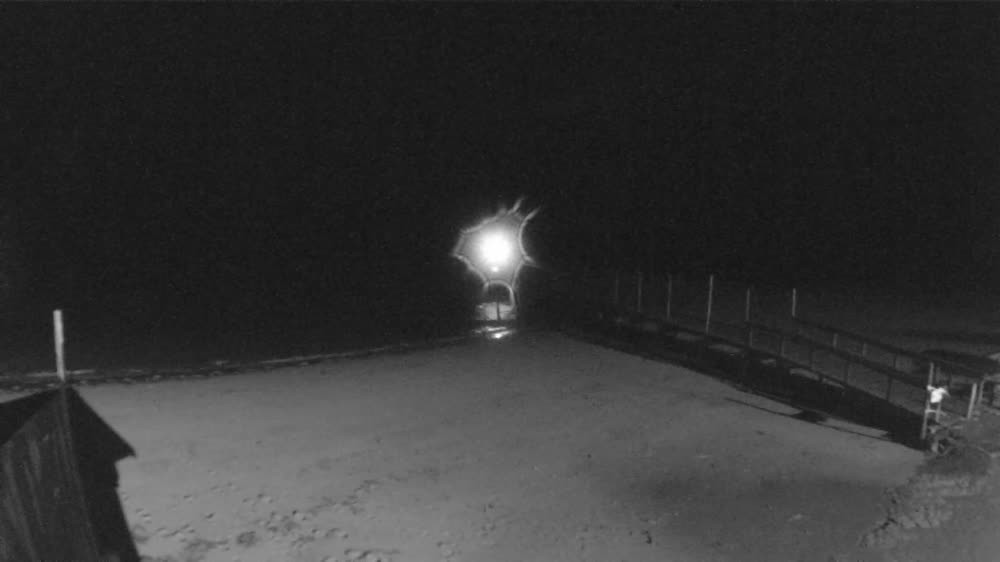
#> input picture pics/2019-02-02_20-02-14.jpg, 1000 x 562 px; its folder holds 4 pictures in this run
$ python timelapser.py pics/2019-02-02_20-02-14.jpg   (Python 2 division)
#> lines starting #> are read from the running program, lines starting #| are printed output that depends on the picture
#!/usr/bin/python
# -*- coding: cp1252 -*-


'''

Takes a directory of pics and makes a timelapse using ffmpeg.

Here's a sample of the output: vimeo.com/316945847

Can also add a timestamp to the pictures. It gets the timestamp from the filename, which it expects to be in this format:

2019-02-03_02-06-15.jpg

Can disable timestamps if your filenames don't have that format.

Build to be used with cam_downloader.py, but should work with any directory of images.

Uses this ffmpeg command, but can modify it to taste below:

ffmpeg.exe -y -r 80 -f concat -safe 0 -i imagepaths.txt -vcodec libx264 -s 1280x720 -crf 18 -preset slow -r 30 output.mp4

Untested on Python 3 (tested using Python 2.7).


'''


import sys, os, subprocess, time
from datetime import datetime


# figure out the current directory
if getattr(sys, 'frozen', False): current_directory = os.path.dirname(sys.executable)
else: current_directory = os.path.dirname( os.path.abspath(sys.argv[0]) )


###########################
# SET A FEW PARAMTERS HERE
###########################

# what's the directory with all the pics?
pics_dname = os.path.abspath(current_directory + "/pics")

# the output filename (will add a number to it if it exists)
output_fname = current_directory + "/output/output.mp4"

# path to FFMPEG
ffmpeg = os.path.abspath(current_directory + "/ffmpeg.exe")

# add timestamps to the pics?
# Note that it uses the filename to build the timestamp. Edit the format inside overlay_timestamp() as needed
# Disable this if not adding timelapses
add_timestamps = 1

# if using timestamps, setting this to True will use the existing timestamp file if it already exists
reuse_timestamped_pics = 0

# if there's a limit (used for troubleshooting)
# 0 for no limit
number_of_pics_limit = 0

# can skip rebuilding the pic list (for troubleshooting)
rebuild_pic_list = 1

# set FFMPEG params directly in the command building section below


if add_timestamps:
    # import PIL only if adding timestamps
    from PIL import Image
    from PIL import ImageFont
    from PIL import ImageDraw


# Add a timestamp to the pic based on it's filename.
# from https://www.amphioxus.org/content/timelapse-time-stamp-overlay
def overlay_timestamp(pic_fname):

#> called with pic_fname = 'pics/2019-02-02_20-02-14.jpg'
    basename = os.path.basename(pic_fname)
    basename_no_ext = os.path.splitext(basename)[0]

    new_filename = os.path.abspath( os.path.dirname(pic_fname) + "/resized/" + basename )

    if reuse_timestamped_pics and os.path.exists(new_filename): return new_filename

    print ( "Adding a timestamp to %s" % os.path.basename(pic_fname) )

    font = ImageFont.truetype(current_directory + "/fonts/HelveticaNeue-Black.otf", 25)
    fontsmall = ImageFont.truetype(current_directory + "/fonts/HelveticaNeue-Black.otf", 20)
    fontcolor = (238,161,6)

    img = Image.open(pic_fname)
#> img is the input picture: PIL image 1000x562 RGB; min 17, max 255, mean 51.9

    #widthtarget = 1920
    #heighttarget = 1080

    widthtarget = img.size[0]
#> widthtarget = 1000
    heighttarget = img.size[1]
#> heighttarget = 562


    # Make a datetime object from the file's timestamp (currently for example 2017-12-29_21-42-19.jpg)
    dt = datetime.strptime(basename_no_ext, '%Y-%m-%d_%H-%M-%S')

    # format each line
    date = dt.strftime("%Y-%m-%d")
    hour = dt.strftime("%I:%M%p").lower().lstrip("0")

    # get a drawing context
    draw = ImageDraw.Draw(img)

    # fine tune the position of the timestamps
    voffset = 20
    hoffset = 15

    # line 1 (the hour)
    #draw.text((widthtarget-160+hoffset, heighttarget-90+voffset), hour, fontcolor, font=font)

    # line 2 (the date)
    draw.text(( widthtarget-160+hoffset, heighttarget-60+voffset), date, fontcolor, font=fontsmall)

    try: os.makedirs( os.path.dirname(new_filename) )
    except: pass

    img.save(new_filename, quality=90)
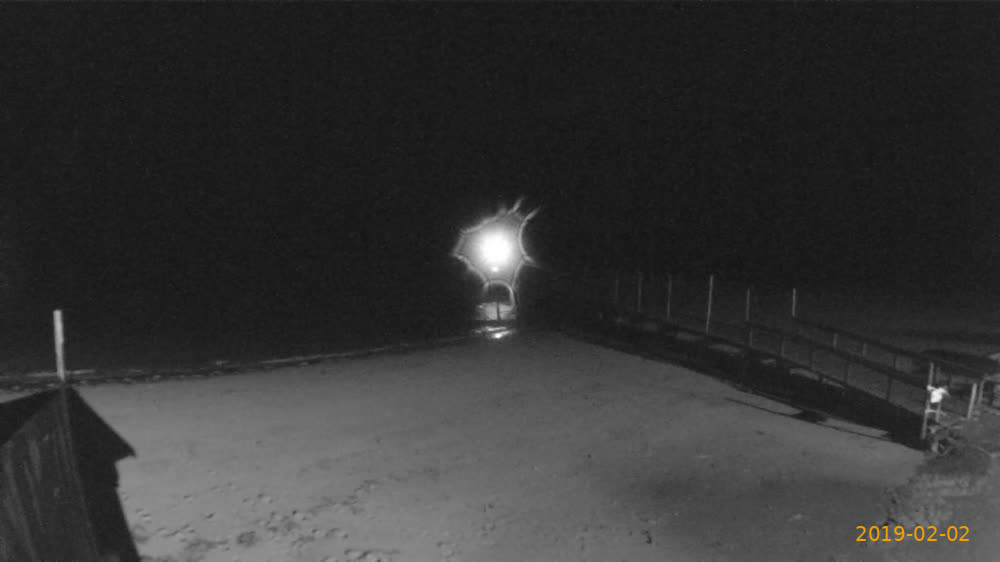
#> saved as 2019-02-02_20-02-14.jpg: PIL image 1000x562 RGB; mean R, G, B 52, 51.9, 51.8

    return new_filename


textfile_fname = os.path.abspath(current_directory + "/temp/imagepaths.txt")
start_time = time.time()
delete_counter = 0
pics = []

if rebuild_pic_list:

    print ( "Making a listing of all the files in %s" % pics_dname )

    pics_raw = os.listdir(pics_dname)
    print ( "Found %s files in the directory..." % len(pics_raw) )
    for p in pics_raw:

        fname_full = os.path.abspath(pics_dname + "/" + p)

        try: ext = os.path.splitext(p)[1].lower()
        except: continue

        if ext != ".jpeg" and ext != ".jpg": continue # skip non image files

        # check filesizes
        fsize = os.stat(fname_full).st_size
        if fsize < 2000:
            print ( "Discarding %s because it's %s bytes..." % (fname_full, fsize) )

            # delete it? %% should just move it to /deleted or something
            os.unlink(fname_full)

            delete_counter += 1
            continue


        # add a timestamp?
        if add_timestamps: fname_full = overlay_timestamp(fname_full)


        pics.append(fname_full)


        # hard limit the number of pics?
        if number_of_pics_limit:
            if len(pics) > number_of_pics_limit:
                print ( "Limited the number of pics to number_of_pics_limit of %s (now have %s)" % (number_of_pics_limit, len(pics) ) )
                break
#> pass 2 of the loop `for p in pics_raw:`:
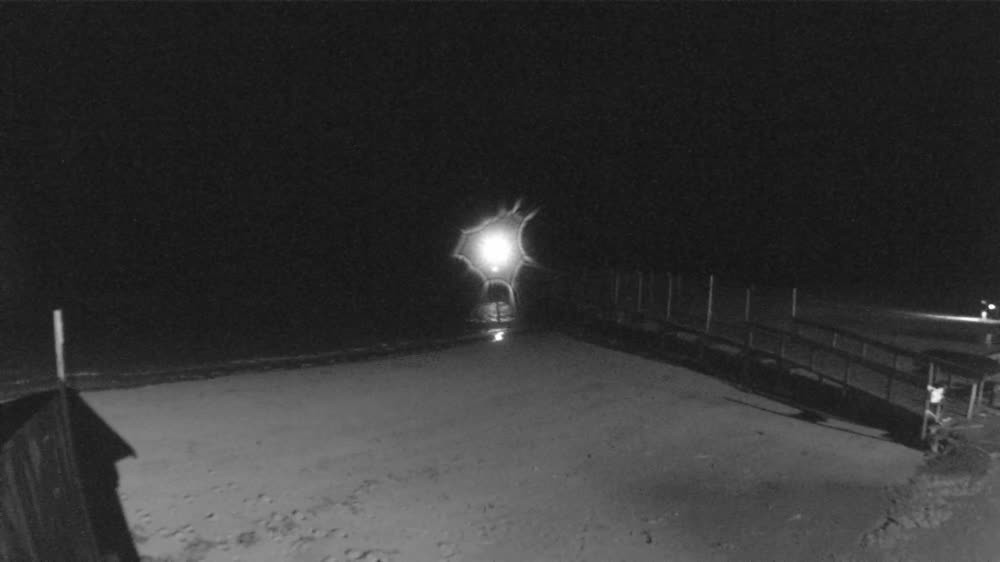
#> input picture pics/2019-02-02_20-03-14.jpg, 1000 x 562 px
#> in overlay_timestamp, img is the input picture: PIL image 1000x562 RGB; min 17, max 255, mean 51.3
#> in overlay_timestamp (call 2), `img.save(new_filename, quality=90)`:
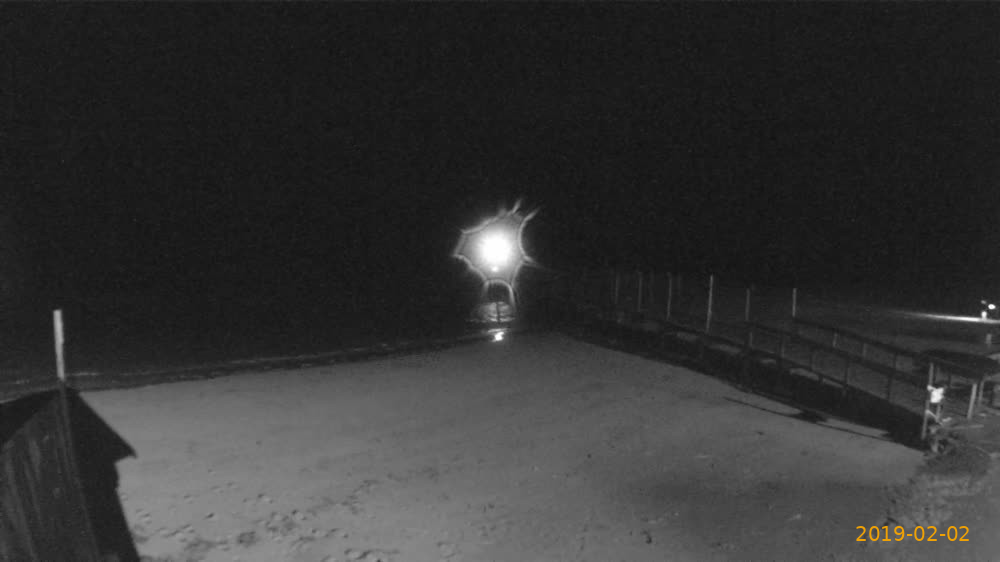
#> saved as 2019-02-02_20-03-14.jpg: PIL image 1000x562 RGB; mean R, G, B 51.5, 51.4, 51.3
#> pass 3 of the loop `for p in pics_raw:`:
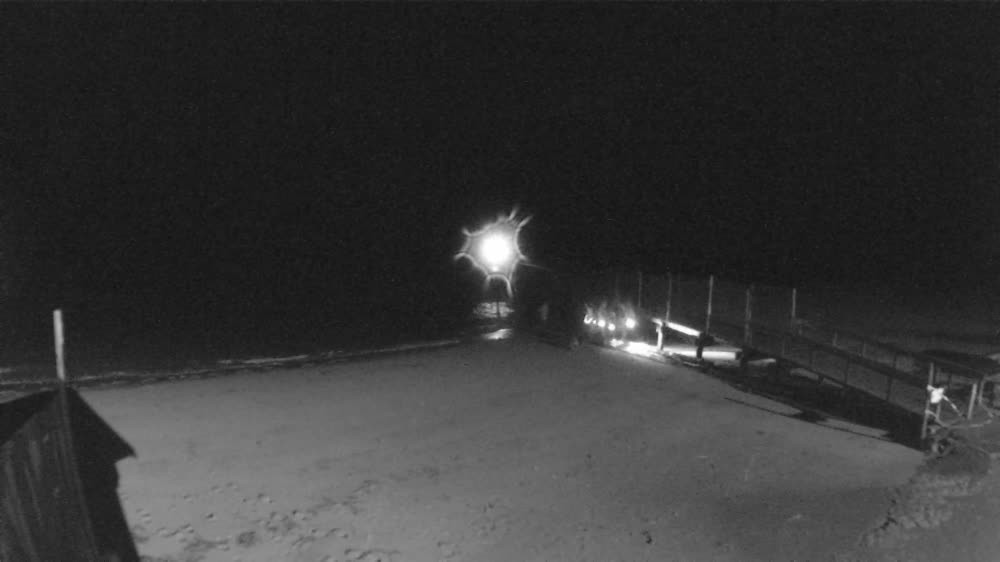
#> input picture pics/2019-02-02_20-07-16.jpg, 1000 x 562 px
#> in overlay_timestamp, img is the input picture: PIL image 1000x562 RGB; min 15, max 255, mean 53.8
#> in overlay_timestamp (call 3), `img.save(new_filename, quality=90)`:
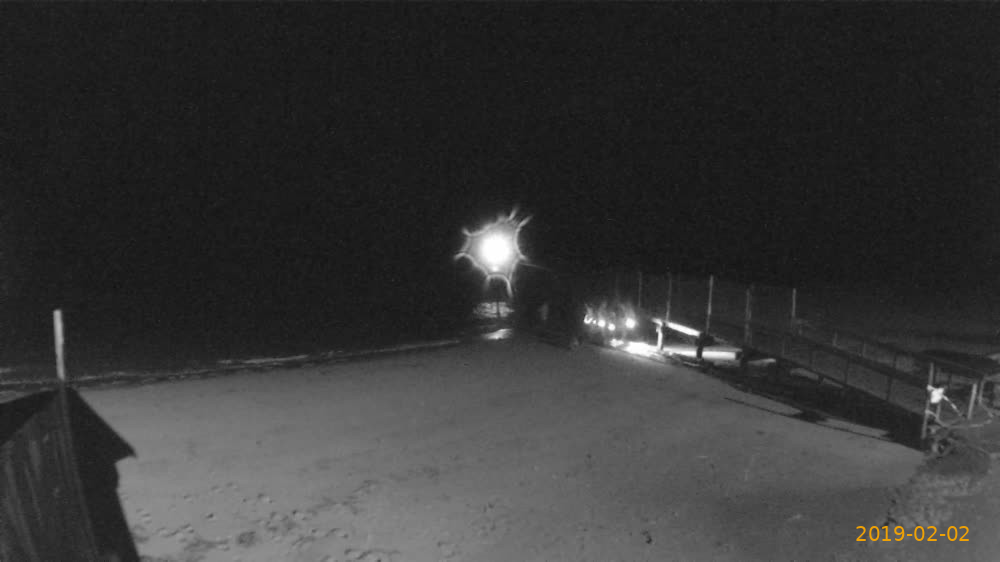
#> saved as 2019-02-02_20-07-16.jpg: PIL image 1000x562 RGB; mean R, G, B 54, 53.9, 53.8
#> the loop made 4 passes; the first 3 are shown


    print ( "After sorting, there's %s pics (%s pics deleted)..." % (len(pics), delete_counter) )


    # make the text file
    #file 'E:\images\png\images__%3d.jpg'
    #file 'E:\images\jpg\images__%3d.jpg'
    try: os.makedirs( os.path.dirname(textfile_fname) )
    except: pass

    output = ""
    for p in pics:

        line = "file '%s'\n" % p
        output += line

    handle = open(textfile_fname, "w")
    handle.write(output)
    handle.close()

    print ( "Done creating pic listing file %s" % textfile_fname )


else:

    print ( "Re-using the old pic list because 'rebuild_pic_list' is set to False...." )


# if the output filename exists, add a number to it
original_fname = output_fname
for i in range(2, 50):
    if not os.path.exists(output_fname): break
    else:
        try: ext = os.path.splitext(original_fname)[1]
        except: ext = ".mp4"
        output_fname = os.path.splitext(original_fname)[0] + "-" + str(i) + ext
        output_fname = os.path.abspath(output_fname)

try: os.makedirs( os.path.dirname(output_fname) )
except: pass


########################
# compose FFmpeg command
########################

cmd = '"%s" ' % ffmpeg
cmd += "-y " # say "yes" to overwrite the target file if present

# INPUT FRAMERATE (good = 80)
# This is how many FPS it will use on the input.
# Set the output FRS separately below.
# For example if this is 80 FPS and the output is 30 FPS, ffmpeg will drop frames, slowing down the timelapse.
cmd += "-r 80 " # framerate. Youtube recommends 24, 25, 30, 48, 50 or 60 fps


cmd += '-f concat -safe 0 -i "%s" ' % textfile_fname # -safe 0 parameter prevents Unsafe file name error
cmd += "-vcodec libx264 "


# RESOLUTION (this param must be after vcodec?)
# source images are 1000x562
# I think both numbers must be even
cmd += "-s 1280x720 "
#cmd += "-s 1920x1080 "


# AMOUNT OF COMPRESSION
# 0 is losses, 23 is default, 51 is worst possible quality. 17 - 28 is the usual range, with 17 being
# essentially lossless.
cmd += "-crf 18 " # was 20

# not sure if this line helps any... To get higher quality output in theory.
cmd += "-preset slow "


# use every Nth frame... (here 5).
# from https://superuser.com/questions/1156837/using-every-nth-image-in-sequence-to-create-video-using-ffmpeg
#cmd += "-vf \"select='not(mod(n,5))',setpts=N/30/TB\" "


# OUTPUT FRAMERATE
# (good = 30)
# If removed it will use the input framerate.
# If it's slower than the input frramerate will drop frames.
cmd += "-r 30 " #


cmd += '"%s"' % output_fname

print ( "\nWill use the following ffmpeg command:\n" )
print cmd

# save the command just for goofs
handle = open(current_directory + "/last_cmd.txt", "w")
handle.write(cmd)
handle.close()


if pics: print ( "Starting to build timelapse from %s pics..." % len(pics) )
#> (the run stopped early here; a loop or call above may not have finished)
